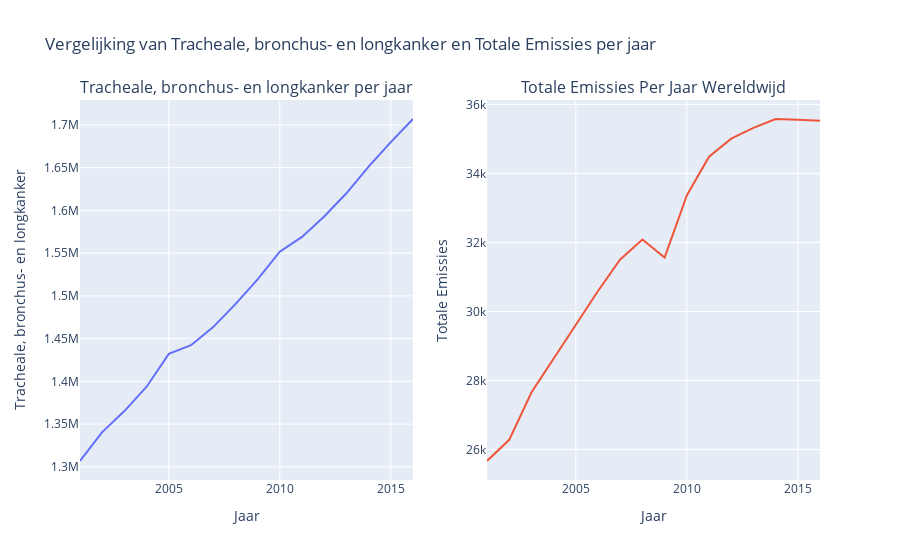

Notebook cell for this chart:
### Markdown cell above
# Perspectief 2: Fijnstof

TBL-kanker heeft meerdere oorzaken dan alleen roken, anders zouden alleen rokers TBL-kanker krijgen. Een mogelijke oorzaak van TBL-kanker kan daarom niet slechts het roken zelf zijn, maar wellicht bepaalde stoffen in de sigarettenrook. Deze stoffen komen niet alleen vrij bij het roken, maar bij de onvolledige verbranding van stoffen in het algemeen, denk bijvoorbeeld aan auto-uitlaatgassen. Uitstoot in de lucht komt ook in direct contact met de longen en luchtwegen bij het ademen.

### Code cell
# importeer gecleande dataframes 
year_lung_cancer = pd.read_csv("csv/df/cancer_cleaned_data.csv")
year_total_emissions = pd.read_csv("csv/df/emissions_cleaned_data.csv")

# Create a subplot figure with 1 row and 2 columns
fig = make_subplots(rows=1, cols=2, subplot_titles=('Tracheale, bronchus- en longkanker per jaar', 'Totale Emissies Per Jaar Wereldwijd'))

# Add the lung cancer data trace to the first subplot
fig.add_trace(go.Scatter(x=year_lung_cancer['Year'], y=year_lung_cancer["Tracheal, bronchus, and lung cancer "],
                         mode='lines', name='Tracheale, bronchus- en longkanker'),
              row=1, col=1)

# Add the total emissions data trace to the second subplot
fig.add_trace(go.Scatter(x=year_total_emissions['Year'], y=year_total_emissions['Total'],
                         mode='lines', name='Totale Emissies'),
              row=1, col=2)

# Update the layout for the entire figure
fig.update_layout(
    title_text='Vergelijking van Tracheale, bronchus- en longkanker en Totale Emissies per jaar',
    showlegend=False
)

# Update x-axis and y-axis titles for each subplot
fig.update_xaxes(title_text='Jaar', row=1, col=1)
fig.update_yaxes(title_text='Tracheale, bronchus- en longkanker', row=1, col=1)
fig.update_xaxes(title_text='Jaar', row=1, col=2)
fig.update_yaxes(title_text='Totale Emissies', row=1, col=2)

# Show the plot
fig.show()

### Figure 1 — Plotly figure (JSON) as saved in the notebook; plotly's stock layout.template omitted (floating-point values rounded to 4 significant figures)
{"data": [{"mode": "lines", "name": "Tracheale, bronchus- en longkanker", "type": "scatter", "x": [2001, 2002, 2003, 2004, 2005, 2006, 2007, 2008, 2009, 2010, 2011, 2012, 2013, 2014, 2015, 2016], "xaxis": "x", "y": [1307000.0, 1341000.0, 1365000.0, 1394000.0, 1432000.0, 1442000.0, 1463000.0, 1490000.0, 1519000.0, 1552000.0, 1569000.0, 1593000.0, 1620000.0, 1651000.0, 1680000.0, 1707000.0], "yaxis": "y"}, {"mode": "lines", "name": "Totale Emissies", "type": "scatter", "x": [2001, 2002, 2003, 2004, 2005, 2006, 2007, 2008, 2009, 2010, 2011, 2012, 2013, 2014, 2015, 2016], "xaxis": "x2", "y": [25670.0, 26280.0, 27650.0, 28640.0, 29610.0, 30590.0, 31510.0, 32090.0, 31560.0, 33360.0, 34490.0, 35010.0, 35320.0, 35580.0, 35560.0, 35520.0], "yaxis": "y2"}], "layout": {"annotations": [{"font": {"size": 16}, "showarrow": false, "text": "Tracheale, bronchus- en longkanker per jaar", "x": 0.225, "xanchor": "center", "xref": "paper", "y": 1, "yanchor": "bottom", "yref": "paper"}, {"font": {"size": 16}, "showarrow": false, "text": "Totale Emissies Per Jaar Wereldwijd", "x": 0.775, "xanchor": "center", "xref": "paper", "y": 1, "yanchor": "bottom", "yref": "paper"}], "showlegend": false, "title": {"text": "Vergelijking van Tracheale, bronchus- en longkanker en Totale Emissies per jaar"}, "xaxis": {"anchor": "y", "domain": [0, 0.45], "title": {"text": "Jaar"}}, "xaxis2": {"anchor": "y2", "domain": [0.55, 1], "title": {"text": "Jaar"}}, "yaxis": {"anchor": "x", "domain": [0, 1], "title": {"text": "Tracheale, bronchus- en longkanker"}}, "yaxis2": {"anchor": "x2", "domain": [0, 1], "title": {"text": "Totale Emissies"}}}}
